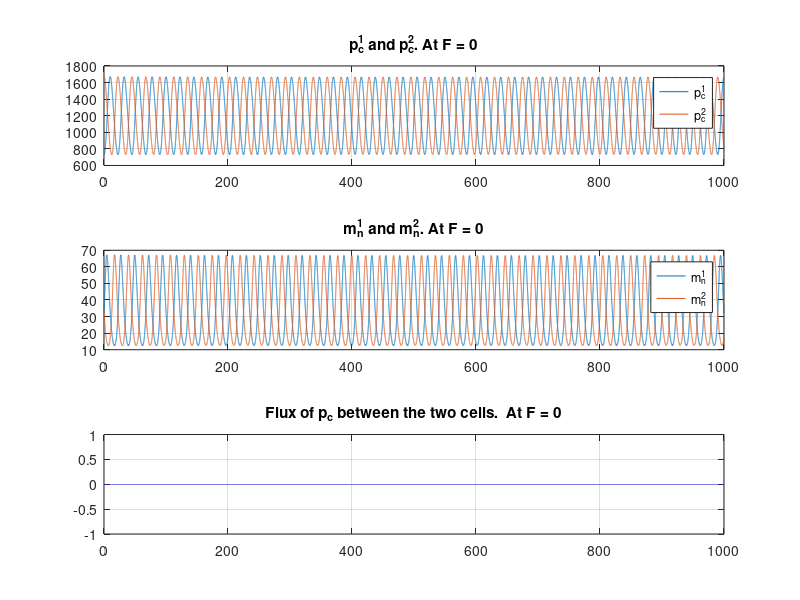

Reproduce this figure in MATLAB.
clear; clc;

% USE THE SIMPLEST WAY TO CONNECT TWO CELLS BY DIRECTLY ALLOW PROTEINS TO
% BE EXCHANGED.

% WE ASSUME THE EQUATION THAT GOVERNING THIS IS 
% dp1/dt = -C(p1-p2)
% dp2/dt = -dp1/dt


% the variables in the circadian oscillator are m_n, m_c, p_c and p_n,
% which are number of mRNA moleculs in nucleus, number of mRNA molecules in
% cytoplasm, number of this particular type of protein molecules in
% cytoplasm, and number of protein molecules in nuclues, respectively.
% the parameters that control the ocsillation are alpha, gamma_m, delta_m,
% beta, gamma_p, delta_p, which are 


%%%%%%%%%%%%%%%%%%%%%%%%%%%%%%%%%%%%%%%%%%%%%%%%%%%%%%%%%%%%%%%%%%%%%%%%%%%
%%%%%%%%%%%%%%%%%%%%%%%%%%%%%%%%%%%%%%%%%%%%%%%%%%%%%%%%%%%%%%%%%%%%%%%%%%%
% variables and parameters for CELL 1
p1_n = 925;
p1_c = 730;
m1_n = 32;
m1_c = 21;
lambda1 = 2*pi/22;
gamma1_m = lambda1;
delta1_m = lambda1;
delta1_p = lambda1;
gamma1_p = lambda1;
r1 = 5;
k1 = 200;
alpha1 = 1e5;
beta1 = 10;
%%%%%%%%%%%%%%%%%%%%%%%%%%%%%%%%%%%%%%%%%%%%%%%%%%%%%%%%%%%%%%%%%%%%%%%%%%%
%%%%%%%%%%%%%%%%%%%%%%%%%%%%%%%%%%%%%%%%%%%%%%%%%%%%%%%%%%%%%%%%%%%%%%%%%%%

%%%%%%%%%%%%%%%%%%%%%%%%%%%%%%%%%%%%%%%%%%%%%%%%%%%%%%%%%%%%%%%%%%%%%%%%%%%
%%%%%%%%%%%%%%%%%%%%%%%%%%%%%%%%%%%%%%%%%%%%%%%%%%%%%%%%%%%%%%%%%%%%%%%%%%%
% variables and parameters for CELL 2
p2_n = 1403;
p2_c = 1670;
m2_n = 33;
m2_c = 48;

lambda2 = 2*pi/22;
gamma2_m = lambda2;
delta2_m = lambda2;
delta2_p = lambda2;
gamma2_p = lambda2;
r2 = 5;
k2 = 200;
alpha2 = 1e5;
beta2 = 10;

% Diffusion Constant don't know how large it is
F = 0.0;
%%%%%%%%%%%%%%%%%%%%%%%%%%%%%%%%%%%%%%%%%%%%%%%%%%%%%%%%%%%%%%%%%%%%%%%%%%%
%%%%%%%%%%%%%%%%%%%%%%%%%%%%%%%%%%%%%%%%%%%%%%%%%%%%%%%%%%%%%%%%%%%%%%%%%%%


%%%%%%%%%%%%%%%%%%%%%%%%%%%%%%%%%%%%%%%%%%%%%%%%%%%%%%%%%%%%%%%%%%%%%%%%%%%
%%%%%%%%%%%%%%%%%%%%%%%%%%%%%%%%%%%%%%%%%%%%%%%%%%%%%%%%%%%%%%%%%%%%%%%%%%%
% SIMPLEST CASE: THE TWO CELLS HAVE SAME PERIOD BUT JUST DIFFERENT INITIAL
% STATES


dt = 0.01;
endtime =1000;
timevec = 0:dt:endtime;
plot_to_the_end = length(timevec);


p1n_mat = zeros(length(timevec), 1);
p1c_mat = zeros(length(timevec), 1);
m1n_mat = zeros(length(timevec), 1);
m1c_mat = zeros(length(timevec), 1);

p2n_mat = zeros(length(timevec), 1);
p2c_mat = zeros(length(timevec), 1);
m2n_mat = zeros(length(timevec), 1);
m2c_mat = zeros(length(timevec), 1);

diffusion_mat = zeros(length(timevec), 1);

for t = 1:length(timevec)
    
    % reactions in cell 1
    m1_n_new = (alpha1 * (k1/(k1+p1_n)).^r1 - gamma1_m * m1_n)*dt + m1_n;
    m1_c_new = (gamma1_m * m1_n - delta1_m * m1_c)*dt + m1_c;
    p1_c_new = (beta1 * m1_c - gamma1_p * p1_c)*dt + p1_c;
    p1_n_new = (gamma1_p * p1_c - delta1_p * p1_n)*dt + p1_n;
    
    m1_n = m1_n_new;
    m1_c = m1_c_new;
    p1_c = p1_c_new;
    p1_n = p1_n_new;
    
    
    % reactions in cell 2
    m2_n_new = (alpha2 * (k2/(k2+p2_n)).^r2 - gamma2_m * m2_n)*dt + m2_n;
    m2_c_new = (gamma2_m * m2_n - delta2_m * m2_c)*dt + m2_c;
    p2_c_new = (beta2 * m2_c - gamma2_p * p2_c)*dt + p2_c;
    p2_n_new = (gamma2_p * p2_c - delta2_p * p2_n)*dt + p2_n;
    
    m2_n = m2_n_new;
    m2_c = m2_c_new;
    p2_c = p2_c_new;
    p2_n = p2_n_new;
    
    % interactions between cells
    % this is given by 
    % d{p1_c}/dt = - F * (p1_c - p2_c)
    % d{p2_c}/dt = - d{p1_c}/dt
    p1_c_new = p1_c - F * (p1_c - p2_c) * dt;
    p2_c_new = p2_c + F * (p1_c - p2_c) * dt;
    
    p1_c = p1_c_new;
    p2_c = p2_c_new;
    
    p1n_mat(t) = p1_n;
    p1c_mat(t) = p1_c;
    m1n_mat(t) = m1_n;
    m1c_mat(t) = m1_c;
    
    p2n_mat(t) = p2_n;
    p2c_mat(t) = p2_c;
    m2n_mat(t) = m2_n;
    m2c_mat(t) = m2_c;
    
    diffusion_mat(t) = F * (p1_c - p2_c) * dt;
    
end


%{ 
%ONLY NEEDED TO ADJUST INIT VALUES
pn_mat(1925,:)
pc_mat(1925,:)
mn_mat(1925,:)
mc_mat(1925,:)
%}

figure(1);

subplot(3,1,1)
plot(timevec, p1c_mat);
hold on;
grid;
plot(timevec, p2c_mat);
hold off;
title(['p^1_c and p^2_c.',' At F = ', num2str(F)])
legend('p^1_c', 'p^2_c','Location','northeast')

subplot(3,1,2)
plot(timevec, m1n_mat)
hold on;
plot(timevec, m2n_mat)
legend('m^1_n', 'm^2_n','Location','northeast')
hold off;
grid;
title(['m^1_n and m^2_n.',' At F = ', num2str(F)])

subplot(3,1,3)
plot(timevec, diffusion_mat)
title(['Diffusion of p_c at F = ', num2str(F)])
grid;
title(['Flux of p_c between the two cells. ',' At F = ', num2str(F)])
set(gcf,'Position',[100 100 1000 500])



%{
subplot(3,2,1)
plot(timevec, p1c_mat);
title('p^1_c')
grid;

subplot(3,2,2)
plot(timevec, p2c_mat);
title('p^2_c')
grid;

subplot(3,2,3)
plot(timevec, m1n_mat);
title('m^1_n')
grid;

subplot(3,2,4)
plot(timevec, m2n_mat);
title('m^2_n')
grid;

subplot(3,2,[5,6])
plot(timevec, diffusion_mat)
title(['Diffusion of p_c at F = ', num2str(F)])
grid;
title(['Flux of p_c between the two cells. ','F = ', num2str(F)])

%suptitle(['F = ', num2str(F)])

figure(2)
subplot(2,1,1)
plot(timevec, m1n_mat)
hold;
plot(timevec, m2n_mat)
legend('m^1_n', 'm^2_n','Location','northeast')
%title(
subplot(2,1,2)
plot(timevec, diffusion_mat)
legend(['Flux of p_c between the two cells. ','F = ', num2str(F)])
%}
%{
subplot(2,2,2)
plot(timevec, p1c_mat);
title('p1_c')
grid;



subplot(2,2,3)
plot(timevec, m1n_mat);
title('m1_n')
grid;


subplot(2,2,4)
plot(timevec, m1c_mat);
title('m1_c')
grid;
%}


